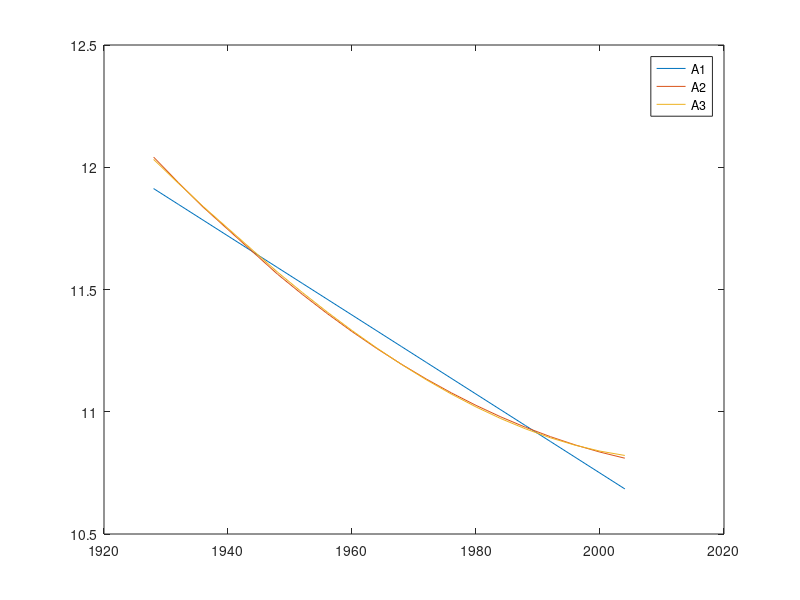
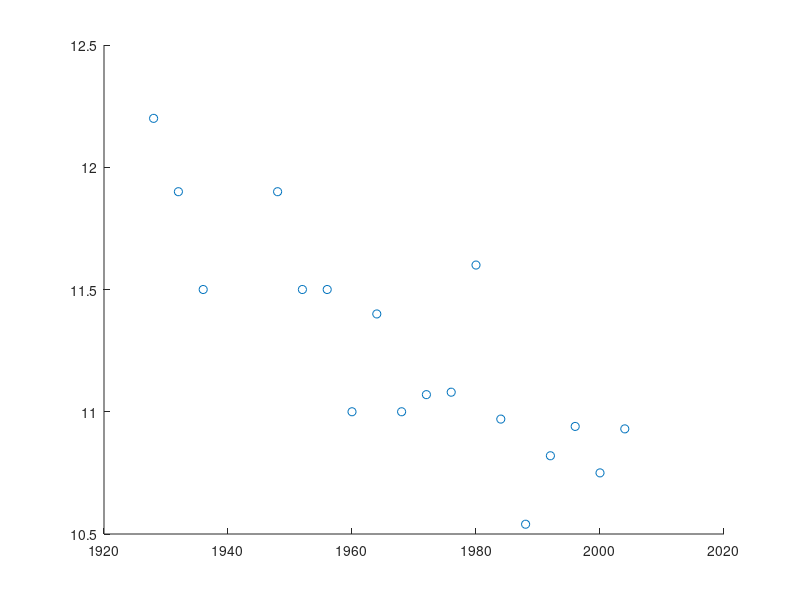

Source code (MATLAB) for these figures, in order: (Note: this script raises an error after producing the figures.)
clear, clc

% Data y and x
y = [12.2 11.9 11.5 11.9 11.5 11.5 11.0 11.4 11.0 ...
     11.07 11.08 11.60 10.97 10.54 10.82 10.94 10.75 10.93]';
   
%x = [(0:4:8)'; (20:4:76)'];
x = [(1928:4:1936)'; (1948:4:2004)'];

% Fnding the different A matricies
A1 = [x.^0 x.^1];
A2 = [x.^0 x.^1 x.^2];
A3 = [x.^0 x.^1 x.^2 x.^3];


% ------------------ QR decomposition of A ------------------ %
% - We know Ax = y and Rx = Q'b thus we can rearrange to find
%   x. Thus wanting to solve x = [R | Q'*y]
% - We then want to use rref to find the x value.

% Find the Q's and R's for each of the Matricies
[Q1, R1] = qr(A1, 0);
[Q2, R2] = qr(A2, 0);
[Q3, R3] = qr(A3, 0);

% Find the new rref Matrix for finding the x values
qr_1 = rref([R1 Q1'*y]);
qr_2 = rref([R2 Q2'*y]);
qr_3 = rref([R3 Q3'*y]);

% The x values by using the QR decomp method
c_1 = qr_1(:,3);
c_2 = qr_2(:,4);
c_3 = qr_3(:,5);

% Checking the linear system using the backslash operator
c_system_1 = A1 \ y;
c_system_2 = A2 \ y;
c_system_3 = A3 \ y;  % Not the same as c_3 !!! Getting a warning


y1 = c_1(1) + c_1(2)*x;
y2 = c_2(1) + c_2(2).*x + c_2(3)*x.^2;
y3 = c_3(1) + c_3(2).*x + c_3(3)*x.^2 + c_3(4)*x.^3;

figure(1)
plot(x, y1, x, y2, x, y3);
legend('A1', 'A2', 'A3');

figure(2)
scatter(x, y);
lsline;


